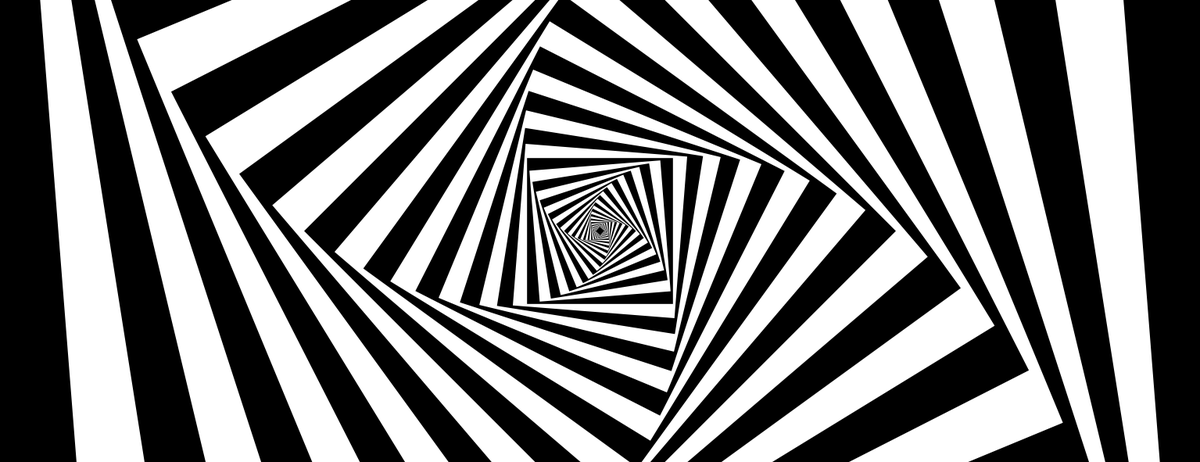
Frame 1 (no input)
Frame 2 (the mouse pressed at the canvas centre, redrawn once): identical to frame 1, image omitted

The Processing sketch that drew this single still picture (run headless with seeded random() and noise(); the mouse was pressed at the canvas centre and the sketch redrawn once):

// Processing sketch: squares
// ── squares.pde

// Squares
// daniele.olmisani@gmail.com

// see LINCENSE file


final color PAPER = color(0);
final color INK = color(255);


void setup() { 
  size(1535, 591);
  noLoop();
}


void draw() {
  
  translate(0.5*width, 0.5*height);
  
  background(PAPER);
  
  noStroke();
  rectMode(CENTER);
  
  float l = max(width, height);
  
  for (int i=0; i<50; i++) {
    
    scale(0.9);
    rotate(-0.025*PI);
    
    fill( (i%2==0) ? INK : PAPER); 
    rect(0, 0, l, l);   
  }
  
  save("squares.png"); 
}
